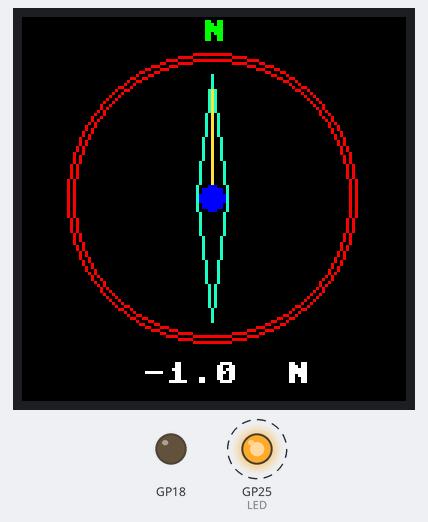
Bench run of a program on a simulated Raspberry Pi Pico running MicroPython. Parts: 128×128 colour display, output pins drawn as LEDs (lit = HIGH). Dashed ring = blinking. Library files of the repository ran but are not shown: HMC1022.py, ST7735.py; pins used as bus, display or sensor lines are not drawn.

Above: at 0.8 s.
Timing chart, 0 to 130.0 s (numbered marks = the images above):
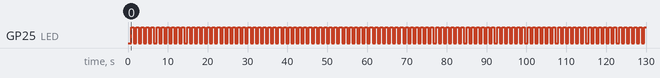

Measured:
- by itself, GP25 (LED): alternates HIGH for 0.64 s and LOW for 0.64 s

The program:

main.py
```python
from micropython import const
from machine import UART, Pin
from utime import sleep_ms
from HMC1022 import HMC1022
from ST7735 import TFT_144
import math


scale_factor_1 = const(42)
scale_factor_2 = const(6)


conv_factor = 0.0174532925
pi_by_2 = 1.570796327


LED = Pin(25, Pin.OUT)

tft = TFT_144()

uart = UART(1, baudrate = 9600, tx = Pin(4), rx = Pin(5))
compass = HMC1022(uart, 18)


def circle(xc, yc, r, f, colour):
    a = 0
    b = r
    p = (1 - b)

    while(a <= b):
       if(f == True):
           tft.line((xc - a), (yc + b), (xc + a), (yc + b), colour)
           tft.line((xc - a), (yc - b), (xc + a), (yc - b), colour)
           tft.line((xc - b), (yc + a), (xc + b), (yc + a), colour)
           tft.line((xc - b), (yc - a), (xc + b), (yc - a), colour)

       else:
           tft.pixel((xc + a), (yc + b), colour)
           tft.pixel((xc + b), (yc + a), colour)
           tft.pixel((xc - a), (yc + b), colour)
           tft.pixel((xc - b), (yc + a), colour)
           tft.pixel((xc + b), (yc - a), colour)
           tft.pixel((xc + a), (yc - b), colour)
           tft.pixel((xc - a), (yc - b), colour)
           tft.pixel((xc - b), (yc - a), colour)

       if(p < 0):
           p += (3 + (2 * a))
           a += 1

       else:
           p += (5 + (2 * (a  - b)))
           a += 1
           b -= 1


def draw_background():
    circle(63, 60, 48, False, tft.RED)
    circle(63, 60, 46, False, tft.RED)
    circle(63, 60, 4, True, tft.BLUE)

    tft.text("N", 60, 1, tft.GREEN)
    tft.text(" N", 80, 115, tft.WHITE)


while(True):
    tft.fill(tft.BLACK)

    heading_in_degrees = compass.get_heading()
    tft.text(str("%03.1f" %heading_in_degrees), 40, 115, tft.WHITE)

    heading_in_radians = (heading_in_degrees * conv_factor)
    v1 = int(scale_factor_1 * math.cos(heading_in_radians))
    h1 = int(scale_factor_1 * math.sin(heading_in_radians))
    tft.line(63, 60, (63 + h1), (60 - v1), tft.YELLOW)

    v2 = int(scale_factor_2 * math.cos((heading_in_radians - pi_by_2)))
    h2 = int(scale_factor_2 * math.sin((heading_in_radians - pi_by_2)))
    tft.line(63, 60, (63 - h2), (60 + v2), tft.CYAN)
    tft.line(63, 60, (63 + h2), (60 - v2), tft.CYAN)

    tft.line((63 + h1), (60 - v1), (63 + h2), (60 - v2),  tft.CYAN)
    tft.line((63 - h1), (60 + v1), (63 + h2), (60 - v2),  tft.CYAN)
    tft.line((63 + h1), (60 - v1), (63 - h2), (60 + v2),  tft.CYAN)
    tft.line((63 - h1), (60 + v1), (63 - h2), (60 + v2),  tft.CYAN)

    draw_background()
    tft.show()

    LED.toggle()
    sleep_ms(600)
```
